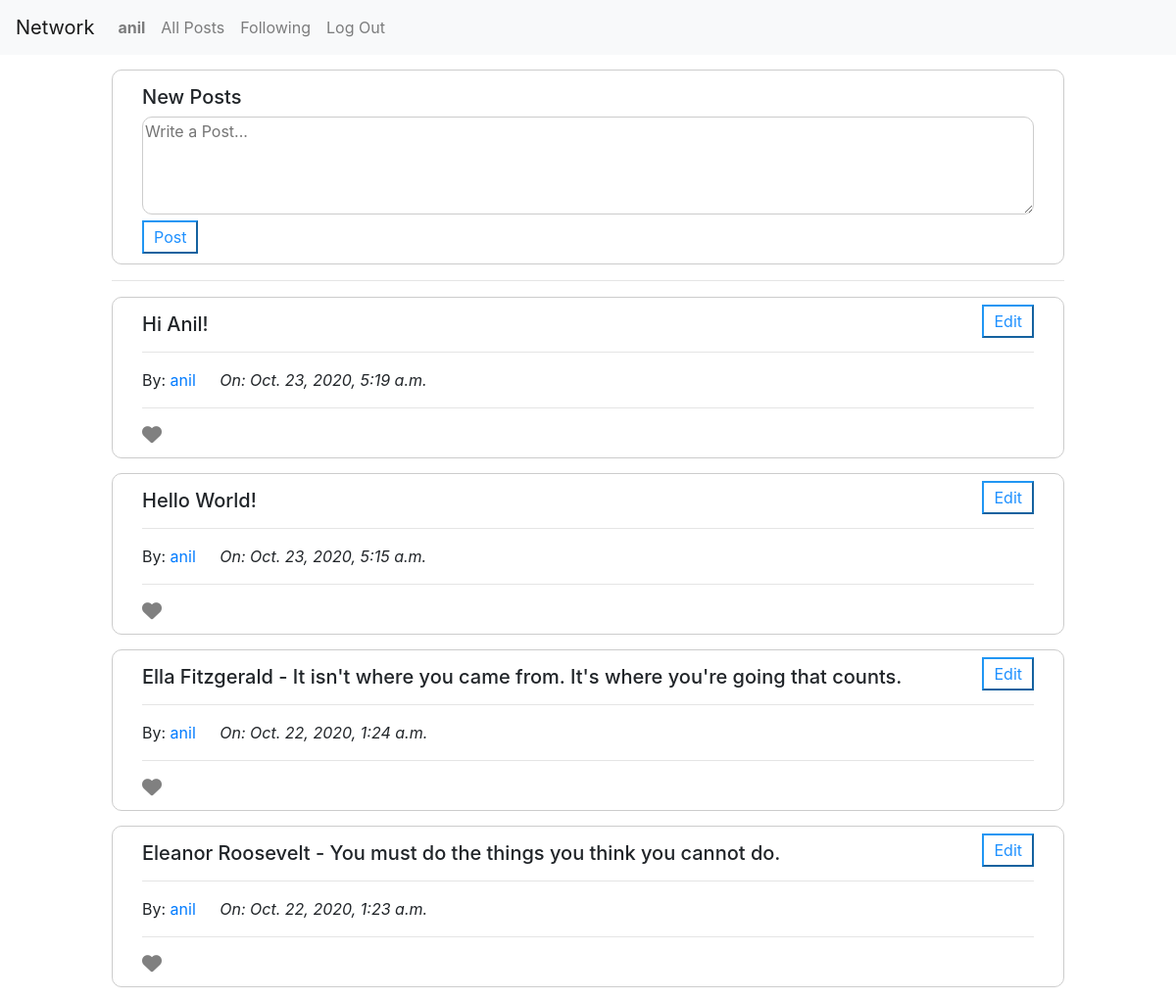
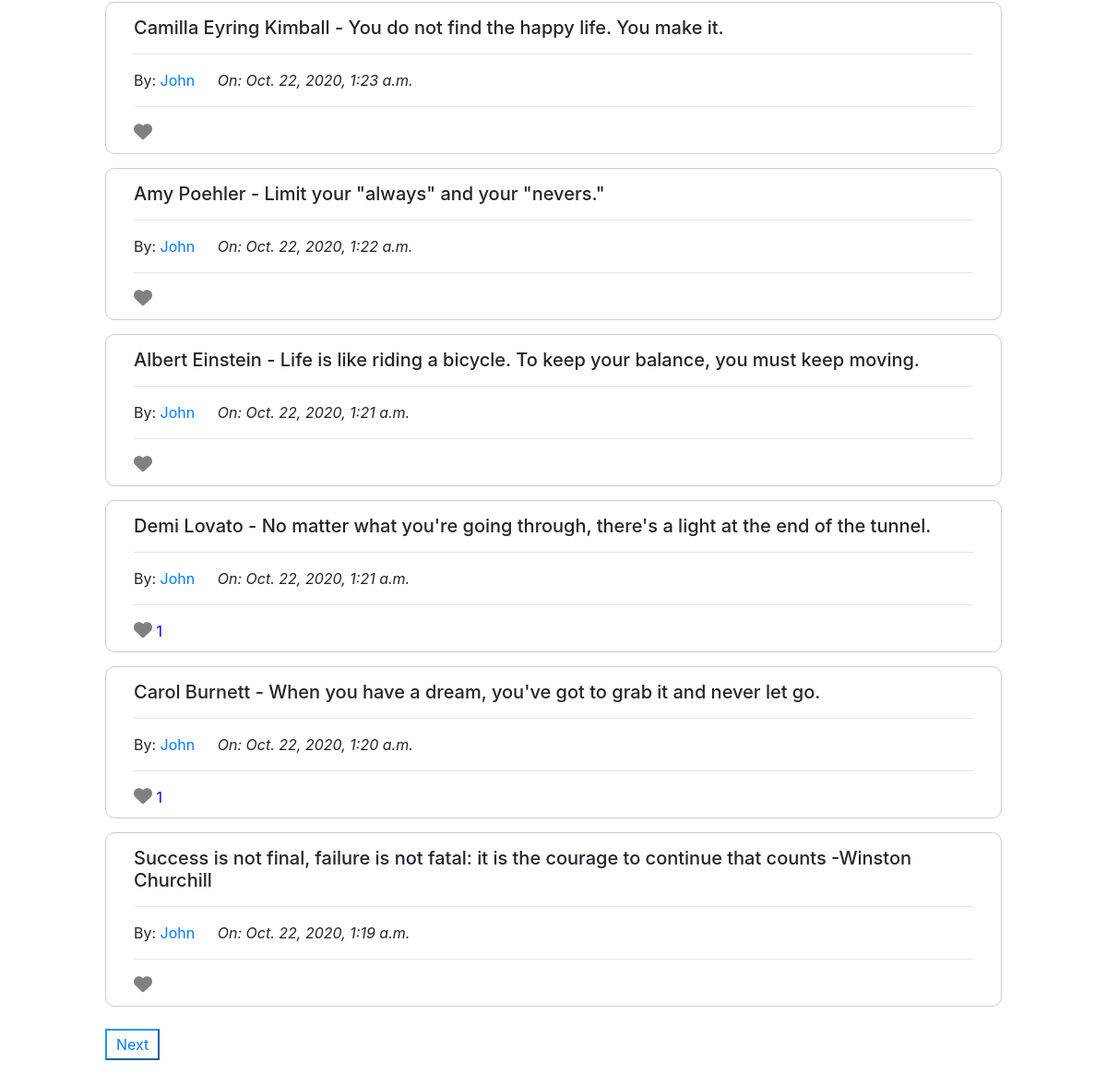
/ (signed in), run on the app's committed database (2 pictures, top to bottom).
### network/models.py (models this page shows, shortened)
class User(AbstractUser):
    pass

class Profile(models.Model):
	userName = models.CharField(max_length=65)
	userBio = models.CharField(max_length=250, null=True, blank=True)
	timestamp = models.DateTimeField(auto_now_add=True)

### network/views.py (the view)
# urls.py: path("", views.index, name="index"),
def index(request):
    data = Profile.objects.order_by('-timestamp')
    reCount = LikesUnlikes.objects.values_list('postId')
    userNam = LikesUnlikes.objects.all()
    onlyUserLikes = []
    for x in userNam:
        if request.user == x.userNameOnLU:
            onlyUserLikes.append(x.postId)
    coutin = Counter(reCount)
    idPost = []
    totalLiked = []
    dic = {}
    for x, y in coutin.items():
        idPost.append(x[0])
        totalLiked.append(y)
        dic[x[0]] = y
    p = Paginator(data, 10)
    page_num = request.GET.get('page', 1)
    try:
        page = p.page(page_num)
    except EmptyPage:
        page = p.page(1)
    final = {'item': page,'data':data, 'userLikes':onlyUserLikes,  'userRequest':str(request.user), 'dic':dic, 'idPost':idPost, 'totalLiked':totalLiked, 'idUser':request.user.id}
    return render(request, "network/index.html", final)

### network/templates/network/index.html (shortened to what this page needs)
{% extends "network/layout.html" %}
{% load static %}
{% block body %}
<div class="body">
	{%if user.is_authenticated and show is None %}
	<div class="form">
		<h5>New Posts</h5>
			<form action="{% url 'dataPost'%}" method="post">
    			<textarea name="userPost" class="textArea" placeholder="Write a Post..."></textarea></br>
    			<input type="submit" name="postId" value="Post">
    		</form>
	</div>
	{% endif %}
<div class="userPost">
	<hr>
	{% if data %}
		{% for allPost in item %}
		<div class="form">
			<h5 class="postData" id=",{{allPost.id}}" >{{ allPost.userBio }} </h5>
			<div class="edit">
				{% if userRequest == allPost.userName %}
					<button class="editPos" id="{{ allPost.id }}," value="{{ allPost.userBio }}">Edit</button>
				{% endif %}
			</div>
			<hr>
			By: <a href="{% url 'userInfo' userId=allPost.userName %}" class="userInfo">{{ allPost.userName }}</a>
			 <em> On: {{ allPost.timestamp }} </br></em>
			<hr>
				{% if allPost.id in dic %}
					{%if allPost.id in userLikes %}
						<div class="fas fa-heart" id="{{allPost.id}}" value="{{ allPost.userName }}" style="font-size:20px;color:red;"></div>
					{% else %}
						<div class="fas fa-heart" id="{{allPost.id}}" value="{{ allPost.userName }}" style="font-size:20px;color:grey;"></div>
					{% endif %}
					{% for x, y in dic.items %}
						{% if allPost.id == x %}
							<span id="{{ allPost.id }},," class="countColor">{{ y }}</span>
						{% endif %}
					{%endfor%}
				{% else %}
				<div class="fas fa-heart" id="{{allPost.id}}" value="{{ allPost.userName }}" style="font-size:20px;color:grey;"></div>
				{%endif %}
		</div>
		{% endfor %}
		<br/>
			{% if item.has_next %}
				<button><a href="{% url 'index'%}?page={{item.next_page_number}}">Next</a></button>
			{% endif %}
	{% endif %}
</div>
</div>
{% endblock %}

### network/templates/network/layout.html (shortened to what this page needs)
{% load static %}
<!DOCTYPE html>
<html lang="en">
    <head>
        <link rel="stylesheet" href="https://stackpath.bootstrapcdn.com/bootstrap/4.4.1/css/bootstrap.min.css">
        <link href="{% static 'network/styles.css' %}" rel="stylesheet">
    </head>
    <body>
        <nav class="navbar navbar-expand-lg navbar-light bg-light">
            <a class="navbar-brand" href="{% url 'index' %}">Network</a>
            <div>
              <ul class="navbar-nav mr-auto">
                {% if user.is_authenticated %}
                    <li class="nav-item">
                        <a id="userInfo" class="nav-link" href="#"><strong>{{ user.username }}</strong></a>
                    </li>
                {% endif %}
                <li class="nav-item">
                  <a class="nav-link" href="{% url 'index' %}">All Posts</a>
                </li>
                {% if user.is_authenticated %}
                    <li class="nav-item">
                        <a class="nav-link" href="{%url 'followingPosts' %}">Following</a>
                    </li>
                    <li class="nav-item">
                        <a class="nav-link" href="{% url 'logout' %}">Log Out</a>
                    </li>
                {% endif %}
              </ul>
            </div>
          </nav>
        <div class="body">
            {% block body %}
            {% endblock %}
        </div>
    </body>
</html>

### network/static/network/styles.css (style rules this page uses)
.textArea { width: 100%; height: 100px; border: 1px solid #cccccc; border-radius: 10px; }
.body { margin-left: 5%; margin-right: 5%; }
.form { border: 1px solid #cccccc; padding: 15px 30px 10px 30px; border-radius: 10px; margin-top: 15px; }
em { margin-left: 20px; }
button, input { padding: 3px 10px 3px 10px; border-color: #2196F3; color: dodgerblue; background-color: white; box-shadow: none; }
.edit { float: right; margin-top: -40px; margin-bottom: 5px; }
.fas { cursor: pointer; }
.countColor { color: blue; }

### data on the page
User: username "anil"
Profile: userBio "Hi Anil!", userName "anil", timestamp "Oct. 23, 2020, 5:19 a.m."
Profile: userBio "Hello World!", userName "anil", timestamp "Oct. 23, 2020, 5:15 a.m."
Profile: userBio "Ella Fitzgerald - It isn't where you came from. It's where you're going that counts.", userName "anil", timestamp "Oct. 22, 2020, 1:24 a.m."
Profile: userBio "Eleanor Roosevelt - You must do the things you think you cannot do.", userName "anil", timestamp "Oct. 22, 2020, 1:23 a.m."
Profile: userBio "Camilla Eyring Kimball - You do not find the happy life. You make it.", userName "John", timestamp "Oct. 22, 2020, 1:23 a.m."
Profile: userBio "Amy Poehler​​ - Limit your \"always\" and your \"nevers.\"", userName "John", timestamp "Oct. 22, 2020, 1:22 a.m."
Profile: userBio "Albert Einstein - Life is like riding a bicycle. To keep your balance, you must keep moving.", userName "John", timestamp "Oct. 22, 2020, 1:21 a.m."
Profile: userBio "Demi Lovato - No matter what you're going through, there's a light at the end of the tunnel.", userName "John", timestamp "Oct. 22, 2020, 1:21 a.m.", dic "1"
Profile: userBio "Carol Burnett - When you have a dream, you've got to grab it and never let go.", userName "John", timestamp "Oct. 22, 2020, 1:20 a.m.", dic "1"
Profile: userBio "Success is not final, failure is not fatal: it is the courage to continue that counts -Winston Churchill", userName "John", timestamp "Oct. 22, 2020, 1:19 a.m."
